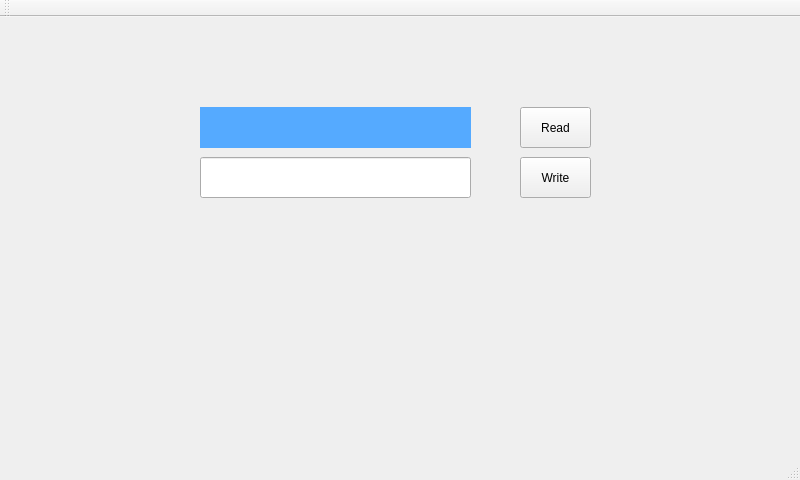
<?xml version="1.0" encoding="UTF-8"?>
<ui version="4.0">
 <class>MainWindow</class>
 <widget class="QMainWindow" name="MainWindow">
  <property name="geometry">
   <rect>
    <x>0</x>
    <y>0</y>
    <width>800</width>
    <height>480</height>
   </rect>
  </property>
  <property name="windowTitle">
   <string>MainWindow</string>
  </property>
  <widget class="QWidget" name="centralWidget">
   <widget class="QLabel" name="label">
    <property name="geometry">
     <rect>
      <x>200</x>
      <y>90</y>
      <width>271</width>
      <height>41</height>
     </rect>
    </property>
    <property name="styleSheet">
     <string notr="true">background-color: rgb(85, 170, 255);</string>
    </property>
    <property name="text">
     <string/>
    </property>
   </widget>
   <widget class="QLineEdit" name="lineEdit">
    <property name="geometry">
     <rect>
      <x>200</x>
      <y>140</y>
      <width>271</width>
      <height>41</height>
     </rect>
    </property>
    <property name="text">
     <string/>
    </property>
   </widget>
   <widget class="QPushButton" name="RPushButton">
    <property name="geometry">
     <rect>
      <x>520</x>
      <y>90</y>
      <width>71</width>
      <height>41</height>
     </rect>
    </property>
    <property name="text">
     <string>Read</string>
    </property>
   </widget>
   <widget class="QPushButton" name="WPushButton_2">
    <property name="geometry">
     <rect>
      <x>520</x>
      <y>140</y>
      <width>71</width>
      <height>41</height>
     </rect>
    </property>
    <property name="text">
     <string>Write</string>
    </property>
   </widget>
  </widget>
  <widget class="QMenuBar" name="menuBar">
   <property name="geometry">
    <rect>
     <x>0</x>
     <y>0</y>
     <width>800</width>
     <height>21</height>
    </rect>
   </property>
  </widget>
  <widget class="QToolBar" name="mainToolBar">
   <attribute name="toolBarArea">
    <enum>TopToolBarArea</enum>
   </attribute>
   <attribute name="toolBarBreak">
    <bool>false</bool>
   </attribute>
  </widget>
  <widget class="QStatusBar" name="statusBar"/>
 </widget>
 <layoutdefault spacing="6" margin="11"/>
 <resources/>
 <connections/>
</ui>
